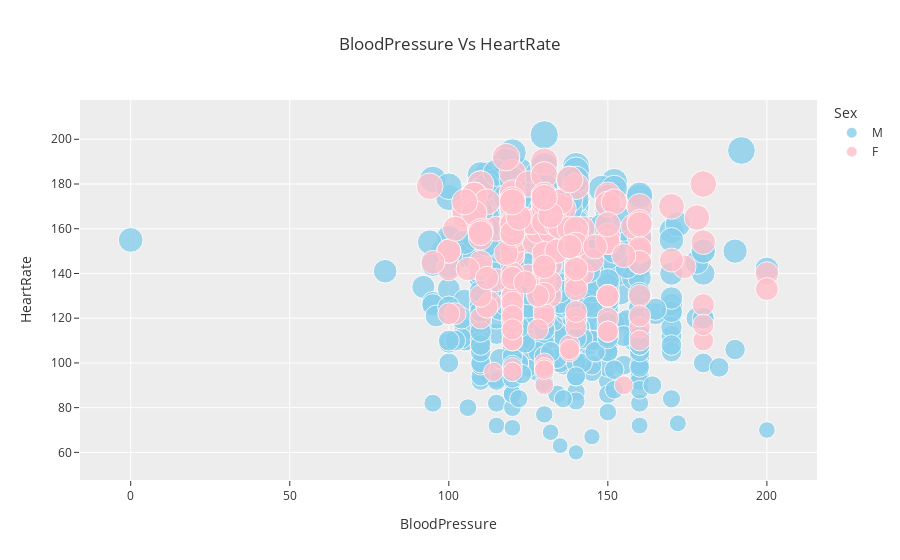

Notebook cell for this chart:
### Markdown cell above
### Heart Rate Analysis Based on Blood Pressure

### Code cell
px.scatter(df,x='RestingBP',y='MaxHR',color='Sex',size='MaxHR',labels={'RestingBP':'BloodPressure','MaxHR':'HeartRate'},template='ggplot2',opacity=0.8,color_discrete_map={'F':'Pink','M':'skyblue'},title='BloodPressure Vs HeartRate')

### Figure 1 — Plotly figure (JSON) as saved in the notebook; plotly's stock layout.template omitted (floating-point values rounded to 4 significant figures; data arrays with more than 128 entries replaced by an {"elided": "..."} marker saying what was removed)
{"data": [{"hovertemplate": "Sex=M<br>BloodPressure=%{x}<br>HeartRate=%{marker.size}<extra></extra>", "legendgroup": "M", "marker": {"color": "skyblue", "opacity": 0.8, "size": {"elided": "725 int values"}, "sizemode": "area", "sizeref": 0.505, "symbol": "circle"}, "mode": "markers", "name": "M", "orientation": "v", "showlegend": true, "type": "scatter", "x": {"elided": "725 int values"}, "xaxis": "x", "y": {"elided": "725 int values"}, "yaxis": "y"}, {"hovertemplate": "Sex=F<br>BloodPressure=%{x}<br>HeartRate=%{marker.size}<extra></extra>", "legendgroup": "F", "marker": {"color": "Pink", "opacity": 0.8, "size": {"elided": "193 int values"}, "sizemode": "area", "sizeref": 0.505, "symbol": "circle"}, "mode": "markers", "name": "F", "orientation": "v", "showlegend": true, "type": "scatter", "x": {"elided": "193 int values"}, "xaxis": "x", "y": {"elided": "193 int values"}, "yaxis": "y"}], "layout": {"legend": {"itemsizing": "constant", "title": {"text": "Sex"}, "tracegroupgap": 0}, "title": {"text": "BloodPressure Vs HeartRate"}, "xaxis": {"anchor": "y", "domain": [0, 1], "title": {"text": "BloodPressure"}}, "yaxis": {"anchor": "x", "domain": [0, 1], "title": {"text": "HeartRate"}}}}
